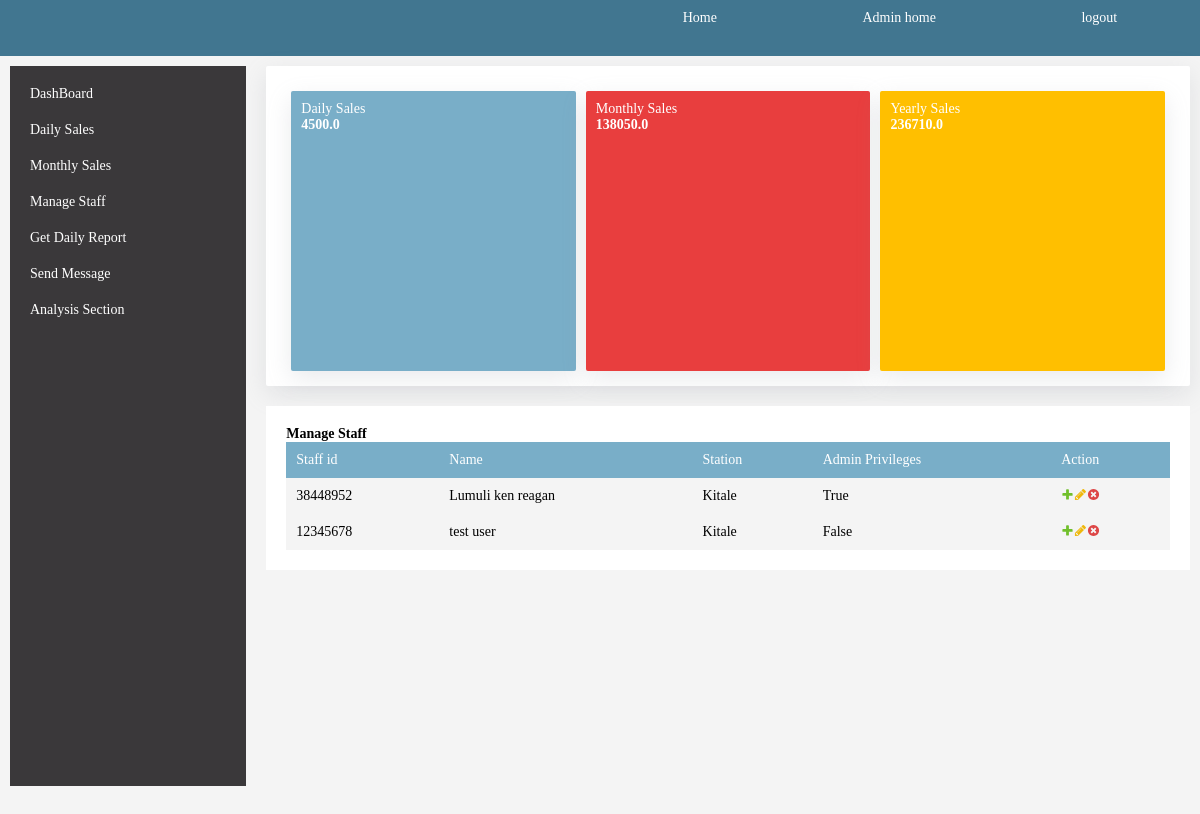
Page /manage/staff (signed in) on the committed database.
### src/models/__init__.py (models this page shows, shortened)
class StaffMixin(object):
	__table_args__ = {'extend_existing': True}
	is_login = db.Column(db.Boolean, nullable=False, default=False)

class Staff(StaffMixin, UserMixin, db.Model):
    id = db.Column(db.Integer, primary_key=True)
    staff_name = db.Column(db.String(200), nullable=False)
    staff_id = db.Column(db.Integer, nullable=False)
    password=db.Column(db.String(200), nullable=False)
    is_admin = db.Column(db.Boolean, default=False)
    station_id = db.Column(db.Integer, db.ForeignKey('station.id'))
    return_filed = db.relationship('FuelBaseClass', lazy='dynamic', backref='records', overlaps="dips_refered,fuel")
    @login_manager.user_loader
    def load_user(id):
        return Staff.query.get(int(id))

class Station(db.Model):
    id = db.Column(db.Integer, primary_key=True)
    station_name = db.Column(db.String(250), nullable=False)
    dips_refered = db.relationship('Staff', lazy='dynamic', backref='station', cascade='all, delete')

### src/views/__init__.py (the view)
@user.route('manage/staff')
@admins_only
def manage_staff():
    staff = Staff.query.all()
    station = Station.query.all()
    flbase = FuelBaseClass.query.order_by(FuelBaseClass.date_recorded.desc()).all()
    return render_template('staff.html', staff=staff, yeartot=yearsum, yearsum=yearsum['sales'].sum(), monthly_sales=monthlysales['sales'].sum(), flbase=flbase, sales=tdy['sales'].sum(), tdy=tdy, station=station)

### src/views/__init__.py (called while the page is built)
def admins_only(func):
    @wraps(func)
    def is_admin(*args, **kwargs):
        if current_user.is_authenticated and current_user.is_admin:
            return func(*args, **kwargs)
        return redirect(url_for('application.home'))
    return is_admin

### src/templates/staff.html (shortened to what this page needs)
{% extends 'admin.html' %}
{% block content %}
<div class="table-section">
	<h4 class="display-4">Manage Staff</h4>
	<div class="table-1">
		<table>
		<thead>
			<tr>
				<td>Staff id</td>
				<td>Name</td>
				<td>Station</td>
				<td>Admin Privileges</td>
				<td>Action</td>
			</tr>
			</thead>
			<tbody>
				{% for i in staff %}
					<tr>
					<td>{{i.staff_id}}</td>
					<td>{{i.staff_name}}</td>
					<td>{{i.station.station_name}}</td>
					<td>{{i.is_admin}}</td>
					<td style="display:flex;">
						<a href="" id="addstaffbtn"><img src="{{url_for('static', filename='images/icons/add.svg')}}"></a>
						<a href=""><img src="{{url_for('static', filename='images/icons/change.svg')}}"></a>
						<form method="POST" action="{{url_for('application.delete_user', staffid=i.staff_id)}}">
							<a type="submit" href=""><img src="{{url_for('static', filename='images/icons/delete.svg')}}"></a>
						</form>
					</td>
				</tr>
			{% endfor %}
			</tbody>
		</table>
	</div>
</div>
{% endblock content %}

### src/static/css/main.css (style rules this page uses)
* { font-size: 14px; box-sizing: border-box; margin: 0px; padding: 0px; font-family: times; }
body { height: 100vh; background-color: #f4f4f4; }
.table-section { background-color: white; padding: 20px; margin: 10px; height: auto; }
.mid-section table { height: auto; width: 100%; border-collapse: collapse; }
.mid-section table thead { font-weight: lighter; background-color: #79aec8; color: white; }
.mid-section table tr, td { padding: 10px; }
.mid-section table tbody tr { background-color: #f4f4f4; }

### rows in the picture
Staff: staff_id "38448952", staff_name "Lumuli ken reagan", station.station_name "Kitale", is_admin "True"
Staff: staff_id "12345678", staff_name "test user", station.station_name "Kitale", is_admin "False"

### other values in the picture
{{ sales }} "4500.0"
{{ monthly_sales }} "138050.0"
{{ yearsum }} "236710.0"
